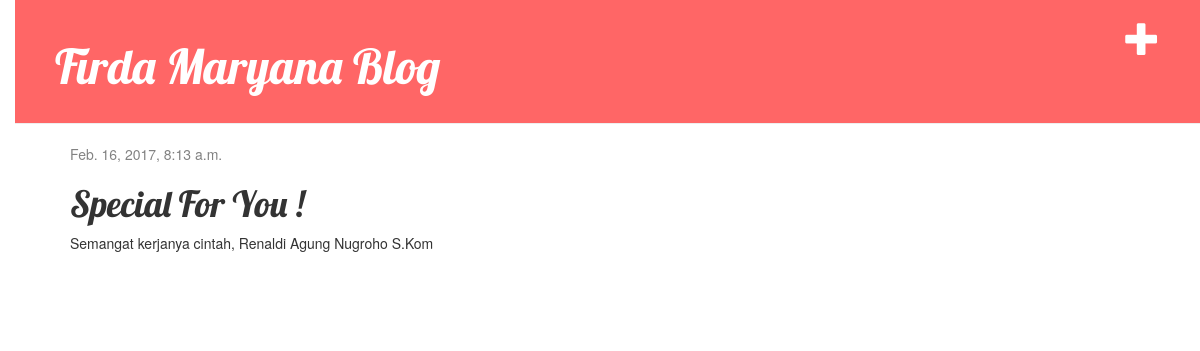
The page /post/19/ on the database its author committed.
### blog/models.py (models this page shows, shortened)
class Post(models.Model):
    author = models.ForeignKey('auth.User')
    title = models.CharField(max_length=200)
    text = models.TextField()
    created_date = models.DateTimeField(
            default=timezone.now)
    published_date = models.DateTimeField(
            blank=True, null=True)

### blog/views.py (the view)
# urls.py: url(r'^post/(?P<pk>\d+)/$', views.post_detail, name='post_detail'),
def post_detail(request, pk):
    post = get_object_or_404(Post, pk=pk)
    return render(request, 'blog/post_detail.html', {'post': post})

### blog/templates/blog/post_detail.html
{% extends 'blog/base.html' %}
{% block content %}
    <div class="post">
        {% if post.published_date %}
            <div class="date">
                {{ post.published_date }}
            </div>
        {% endif %}
        <h1>{{ post.title }}</h1>
        <p>{{ post.text|linebreaksbr }}</p>
    </div>
{% endblock %}

### blog/static/css/blog.css (style rules this page uses)
body { padding-left: 15px; }
h1, h2, h3, h4 { font-family: 'Lobster', cursive; }
.date { color: #828282; }
.post { margin-bottom: 70px; }

### rows shown on the page
Post: published_date "Feb. 16, 2017, 8:13 a.m.", title "Special For You !", text "Semangat kerjanya cintah, Renaldi Agung Nugroho S.Kom"
